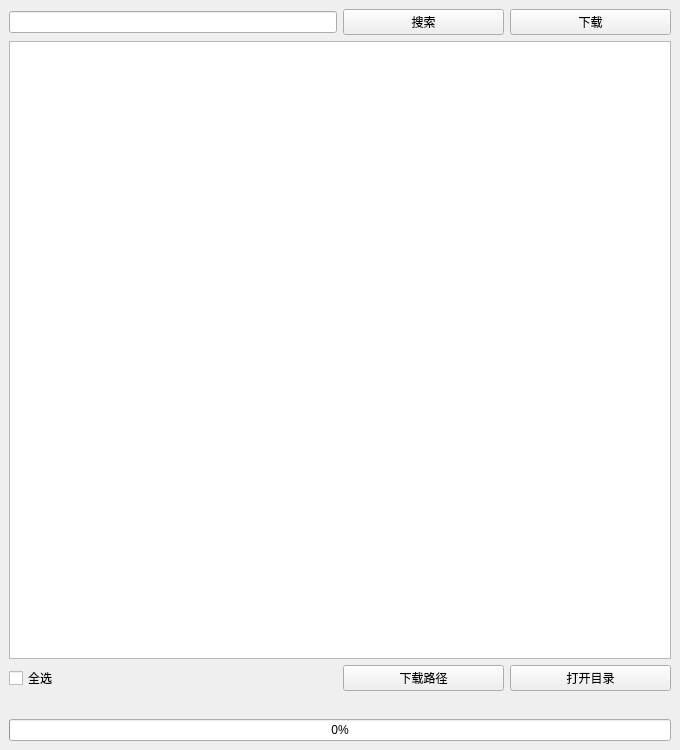
<?xml version="1.0" encoding="UTF-8"?>
<ui version="4.0">
 <class>MainWindow</class>
 <widget class="QMainWindow" name="MainWindow">
  <property name="geometry">
   <rect>
    <x>0</x>
    <y>0</y>
    <width>680</width>
    <height>750</height>
   </rect>
  </property>
  <property name="windowTitle">
   <string>电影/电视剧下载</string>
  </property>
  <property name="windowIcon">
   <iconset>
    <normaloff>image/movie.png</normaloff>image/movie.png</iconset>
  </property>
  <widget class="QWidget" name="centralwidget">
   <layout class="QGridLayout" name="gridLayout">
    <item row="0" column="0" colspan="2">
     <widget class="QLineEdit" name="mov_name"/>
    </item>
    <item row="0" column="2">
     <widget class="QPushButton" name="search">
      <property name="text">
       <string>搜索</string>
      </property>
     </widget>
    </item>
    <item row="0" column="3">
     <widget class="QPushButton" name="download">
      <property name="text">
       <string>下载</string>
      </property>
     </widget>
    </item>
    <item row="2" column="0">
     <widget class="QCheckBox" name="checkBox">
      <property name="text">
       <string>全选</string>
      </property>
     </widget>
    </item>
    <item row="1" column="0" colspan="4">
     <widget class="QListWidget" name="show_mov"/>
    </item>
    <item row="2" column="3">
     <widget class="QPushButton" name="open_path">
      <property name="text">
       <string>打开目录</string>
      </property>
     </widget>
    </item>
    <item row="2" column="2">
     <widget class="QPushButton" name="save_path">
      <property name="text">
       <string>下载路径</string>
      </property>
     </widget>
    </item>
    <item row="4" column="0" colspan="4">
     <widget class="QProgressBar" name="progressBar">
      <property name="value">
       <number>0</number>
      </property>
     </widget>
    </item>
    <item row="3" column="0" colspan="4">
     <widget class="QLabel" name="dl_mov">
      <property name="baseSize">
       <size>
        <width>0</width>
        <height>0</height>
       </size>
      </property>
      <property name="font">
       <font>
        <family>微软雅黑</family>
       </font>
      </property>
      <property name="text">
       <string/>
      </property>
     </widget>
    </item>
   </layout>
  </widget>
 </widget>
 <resources/>
 <connections/>
</ui>
